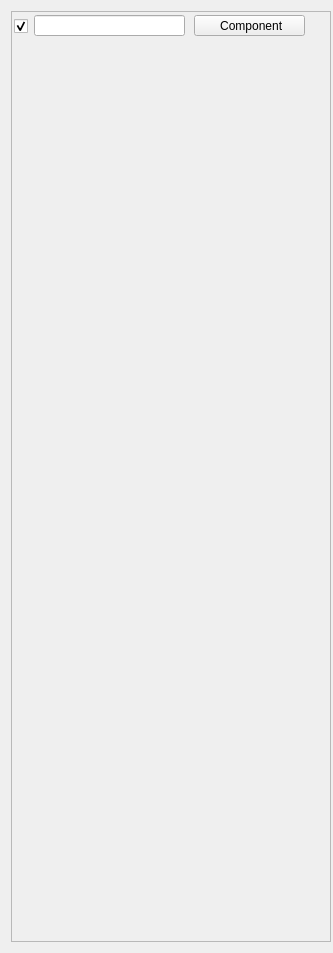
<?xml version="1.0" encoding="UTF-8"?>
<ui version="4.0">
 <class>PropertiesView</class>
 <widget class="QWidget" name="PropertiesView">
  <property name="geometry">
   <rect>
    <x>0</x>
    <y>0</y>
    <width>333</width>
    <height>953</height>
   </rect>
  </property>
  <property name="sizePolicy">
   <sizepolicy hsizetype="Preferred" vsizetype="Expanding">
    <horstretch>0</horstretch>
    <verstretch>0</verstretch>
   </sizepolicy>
  </property>
  <property name="minimumSize">
   <size>
    <width>300</width>
    <height>300</height>
   </size>
  </property>
  <property name="windowTitle">
   <string>Property Editor</string>
  </property>
  <layout class="QVBoxLayout" name="verticalLayout">
   <property name="spacing">
    <number>0</number>
   </property>
   <property name="sizeConstraint">
    <enum>QLayout::SetDefaultConstraint</enum>
   </property>
   <property name="rightMargin">
    <number>4</number>
   </property>
   <item>
    <widget class="QScrollArea" name="scrollAreaProperties">
     <property name="sizePolicy">
      <sizepolicy hsizetype="Preferred" vsizetype="Expanding">
       <horstretch>0</horstretch>
       <verstretch>0</verstretch>
      </sizepolicy>
     </property>
     <property name="minimumSize">
      <size>
       <width>320</width>
       <height>330</height>
      </size>
     </property>
     <property name="baseSize">
      <size>
       <width>320</width>
       <height>320</height>
      </size>
     </property>
     <property name="verticalScrollBarPolicy">
      <enum>Qt::ScrollBarAsNeeded</enum>
     </property>
     <property name="sizeAdjustPolicy">
      <enum>QAbstractScrollArea::AdjustToContents</enum>
     </property>
     <property name="widgetResizable">
      <bool>true</bool>
     </property>
     <property name="alignment">
      <set>Qt::AlignLeading|Qt::AlignLeft|Qt::AlignTop</set>
     </property>
     <widget class="QWidget" name="scrollAreaWidgetContents">
      <property name="geometry">
       <rect>
        <x>0</x>
        <y>0</y>
        <width>318</width>
        <height>933</height>
       </rect>
      </property>
      <property name="sizePolicy">
       <sizepolicy hsizetype="Preferred" vsizetype="MinimumExpanding">
        <horstretch>0</horstretch>
        <verstretch>0</verstretch>
       </sizepolicy>
      </property>
      <widget class="QWidget" name="propertiesObject" native="true">
       <property name="geometry">
        <rect>
         <x>-8</x>
         <y>-7</y>
         <width>320</width>
         <height>41</height>
        </rect>
       </property>
       <property name="sizePolicy">
        <sizepolicy hsizetype="Preferred" vsizetype="Fixed">
         <horstretch>0</horstretch>
         <verstretch>0</verstretch>
        </sizepolicy>
       </property>
       <widget class="QPushButton" name="pushButtonAttachComponent">
        <property name="geometry">
         <rect>
          <x>190</x>
          <y>10</y>
          <width>111</width>
          <height>21</height>
         </rect>
        </property>
        <property name="sizePolicy">
         <sizepolicy hsizetype="Fixed" vsizetype="Fixed">
          <horstretch>0</horstretch>
          <verstretch>0</verstretch>
         </sizepolicy>
        </property>
        <property name="text">
         <string> Component</string>
        </property>
        <property name="icon">
         <iconset resource="../rainbow-editor.qrc">
          <normaloff>:/res/images/attach.png</normaloff>:/res/images/attach.png</iconset>
        </property>
       </widget>
       <widget class="QCheckBox" name="checkBoxEnabled">
        <property name="geometry">
         <rect>
          <x>10</x>
          <y>13</y>
          <width>16</width>
          <height>16</height>
         </rect>
        </property>
        <property name="sizePolicy">
         <sizepolicy hsizetype="Fixed" vsizetype="Fixed">
          <horstretch>0</horstretch>
          <verstretch>0</verstretch>
         </sizepolicy>
        </property>
        <property name="text">
         <string/>
        </property>
        <property name="checked">
         <bool>true</bool>
        </property>
       </widget>
       <widget class="QLineEdit" name="lineEditName">
        <property name="geometry">
         <rect>
          <x>30</x>
          <y>10</y>
          <width>151</width>
          <height>21</height>
         </rect>
        </property>
        <property name="sizePolicy">
         <sizepolicy hsizetype="Minimum" vsizetype="Fixed">
          <horstretch>0</horstretch>
          <verstretch>0</verstretch>
         </sizepolicy>
        </property>
       </widget>
      </widget>
      <widget class="QWidget" name="propertySections" native="true">
       <property name="geometry">
        <rect>
         <x>0</x>
         <y>30</y>
         <width>301</width>
         <height>911</height>
        </rect>
       </property>
       <property name="sizePolicy">
        <sizepolicy hsizetype="Preferred" vsizetype="MinimumExpanding">
         <horstretch>0</horstretch>
         <verstretch>0</verstretch>
        </sizepolicy>
       </property>
       <widget class="QWidget" name="layoutWidget">
        <property name="geometry">
         <rect>
          <x>0</x>
          <y>9</y>
          <width>301</width>
          <height>891</height>
         </rect>
        </property>
        <layout class="QVBoxLayout" name="verticalLayout_2">
         <property name="spacing">
          <number>0</number>
         </property>
         <property name="sizeConstraint">
          <enum>QLayout::SetDefaultConstraint</enum>
         </property>
         <item>
          <widget class="PropertiesTransform" name="propertiesTransform" native="true">
           <property name="sizePolicy">
            <sizepolicy hsizetype="Preferred" vsizetype="MinimumExpanding">
             <horstretch>0</horstretch>
             <verstretch>0</verstretch>
            </sizepolicy>
           </property>
           <property name="minimumSize">
            <size>
             <width>0</width>
             <height>26</height>
            </size>
           </property>
           <property name="maximumSize">
            <size>
             <width>16777215</width>
             <height>160</height>
            </size>
           </property>
          </widget>
         </item>
         <item>
          <widget class="QWidget" name="propertyEditors" native="true">
           <property name="sizePolicy">
            <sizepolicy hsizetype="Preferred" vsizetype="Expanding">
             <horstretch>0</horstretch>
             <verstretch>0</verstretch>
            </sizepolicy>
           </property>
           <property name="maximumSize">
            <size>
             <width>16777215</width>
             <height>16777211</height>
            </size>
           </property>
           <layout class="QVBoxLayout" name="verticalLayout_3">
            <property name="sizeConstraint">
             <enum>QLayout::SetDefaultConstraint</enum>
            </property>
            <property name="leftMargin">
             <number>0</number>
            </property>
            <property name="topMargin">
             <number>0</number>
            </property>
            <property name="rightMargin">
             <number>0</number>
            </property>
            <property name="bottomMargin">
             <number>0</number>
            </property>
           </layout>
          </widget>
         </item>
        </layout>
       </widget>
      </widget>
     </widget>
    </widget>
   </item>
  </layout>
  <action name="actionAttachCamera">
   <property name="icon">
    <iconset resource="../rainbow-editor.qrc">
     <normaloff>:/res/images/scene-camera.png</normaloff>:/res/images/scene-camera.png</iconset>
   </property>
   <property name="text">
    <string>Attach Camera</string>
   </property>
  </action>
  <action name="actionAttachLight">
   <property name="icon">
    <iconset resource="../rainbow-editor.qrc">
     <normaloff>:/res/images/scene-light-point.png</normaloff>:/res/images/scene-light-point.png</iconset>
   </property>
   <property name="text">
    <string>Attach Light</string>
   </property>
  </action>
 </widget>
 <customwidgets>
  <customwidget>
   <class>PropertiesTransform</class>
   <extends>QWidget</extends>
   <header>PropertiesTransform.h</header>
   <container>1</container>
  </customwidget>
 </customwidgets>
 <resources>
  <include location="../rainbow-editor.qrc"/>
 </resources>
 <connections/>
</ui>
